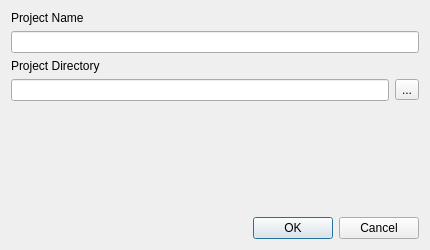
<?xml version="1.0" encoding="UTF-8"?>
<ui version="4.0">
 <class>Dialog</class>
 <widget class="QDialog" name="Dialog">
  <property name="geometry">
   <rect>
    <x>0</x>
    <y>0</y>
    <width>430</width>
    <height>250</height>
   </rect>
  </property>
  <property name="windowTitle">
   <string>Create New QRiS Project</string>
  </property>
  <layout class="QVBoxLayout" name="verticalLayout">
   <item>
    <widget class="QLabel" name="label">
     <property name="sizePolicy">
      <sizepolicy hsizetype="Expanding" vsizetype="Fixed">
       <horstretch>0</horstretch>
       <verstretch>0</verstretch>
      </sizepolicy>
     </property>
     <property name="text">
      <string>Project Name</string>
     </property>
     <property name="alignment">
      <set>Qt::AlignLeading|Qt::AlignLeft|Qt::AlignTop</set>
     </property>
    </widget>
   </item>
   <item>
    <widget class="QLineEdit" name="txtProjectName">
     <property name="alignment">
      <set>Qt::AlignLeading|Qt::AlignLeft|Qt::AlignTop</set>
     </property>
    </widget>
   </item>
   <item>
    <widget class="QLabel" name="label_2">
     <property name="sizePolicy">
      <sizepolicy hsizetype="Expanding" vsizetype="Fixed">
       <horstretch>0</horstretch>
       <verstretch>0</verstretch>
      </sizepolicy>
     </property>
     <property name="text">
      <string>Project Directory</string>
     </property>
     <property name="alignment">
      <set>Qt::AlignLeading|Qt::AlignLeft|Qt::AlignTop</set>
     </property>
    </widget>
   </item>
   <item>
    <layout class="QHBoxLayout" name="horizontalLayout_2">
     <item>
      <widget class="QLineEdit" name="txtSaveFolder">
       <property name="sizePolicy">
        <sizepolicy hsizetype="MinimumExpanding" vsizetype="Fixed">
         <horstretch>0</horstretch>
         <verstretch>0</verstretch>
        </sizepolicy>
       </property>
       <property name="alignment">
        <set>Qt::AlignLeading|Qt::AlignLeft|Qt::AlignTop</set>
       </property>
       <property name="readOnly">
        <bool>true</bool>
       </property>
      </widget>
     </item>
     <item>
      <widget class="QToolButton" name="btnSaveFolder">
       <property name="sizePolicy">
        <sizepolicy hsizetype="Fixed" vsizetype="Fixed">
         <horstretch>0</horstretch>
         <verstretch>0</verstretch>
        </sizepolicy>
       </property>
       <property name="layoutDirection">
        <enum>Qt::RightToLeft</enum>
       </property>
       <property name="text">
        <string>...</string>
       </property>
      </widget>
     </item>
    </layout>
   </item>
   <item>
    <spacer name="verticalSpacer">
     <property name="orientation">
      <enum>Qt::Vertical</enum>
     </property>
     <property name="sizeHint" stdset="0">
      <size>
       <width>20</width>
       <height>40</height>
      </size>
     </property>
    </spacer>
   </item>
   <item>
    <widget class="QDialogButtonBox" name="buttonBox">
     <property name="orientation">
      <enum>Qt::Horizontal</enum>
     </property>
     <property name="standardButtons">
      <set>QDialogButtonBox::Cancel|QDialogButtonBox::Ok</set>
     </property>
    </widget>
   </item>
  </layout>
 </widget>
 <resources/>
 <connections>
  <connection>
   <sender>buttonBox</sender>
   <signal>accepted()</signal>
   <receiver>Dialog</receiver>
   <slot>accept()</slot>
   <hints>
    <hint type="sourcelabel">
     <x>238</x>
     <y>134</y>
    </hint>
    <hint type="destinationlabel">
     <x>157</x>
     <y>162</y>
    </hint>
   </hints>
  </connection>
  <connection>
   <sender>buttonBox</sender>
   <signal>rejected()</signal>
   <receiver>Dialog</receiver>
   <slot>reject()</slot>
   <hints>
    <hint type="sourcelabel">
     <x>306</x>
     <y>140</y>
    </hint>
    <hint type="destinationlabel">
     <x>286</x>
     <y>162</y>
    </hint>
   </hints>
  </connection>
 </connections>
</ui>
